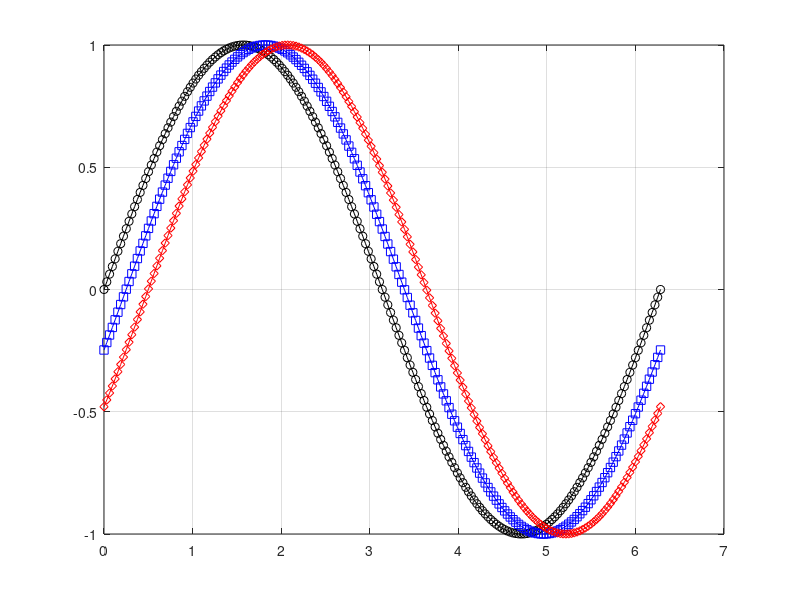

This chart was generated by the following MATLAB code:
x1 = 0:pi/100:2*pi; 
y1 = sin(x1); 
y2 = sin(x1-0.25); 
y3 = sin(x1-0.5); 
plot (x1,y1,'o-k')
hold on 
plot (x1,y2,'square-b')
hold on
plot (x1,y3,'diamond-r')
grid on
